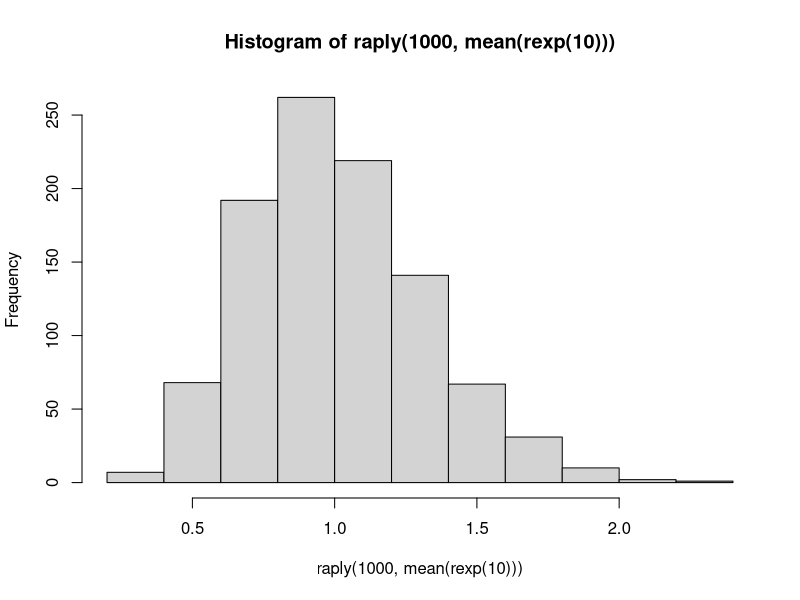
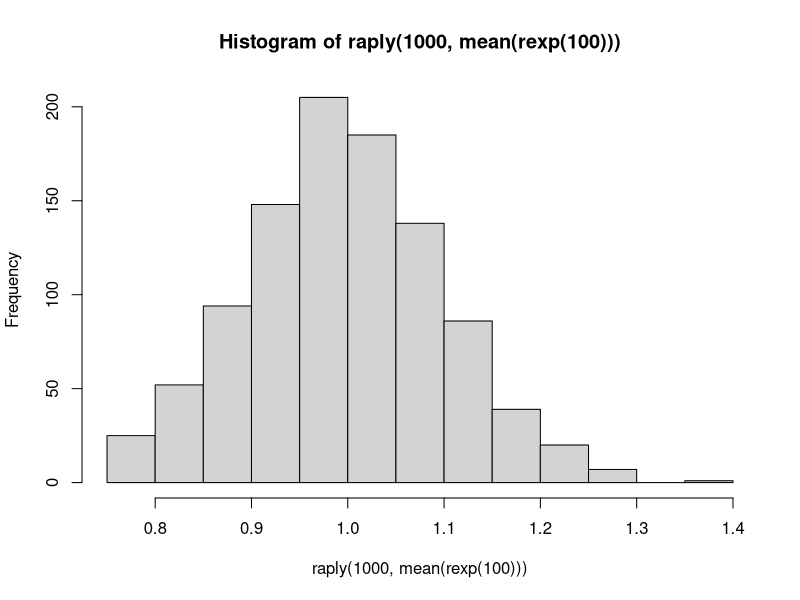
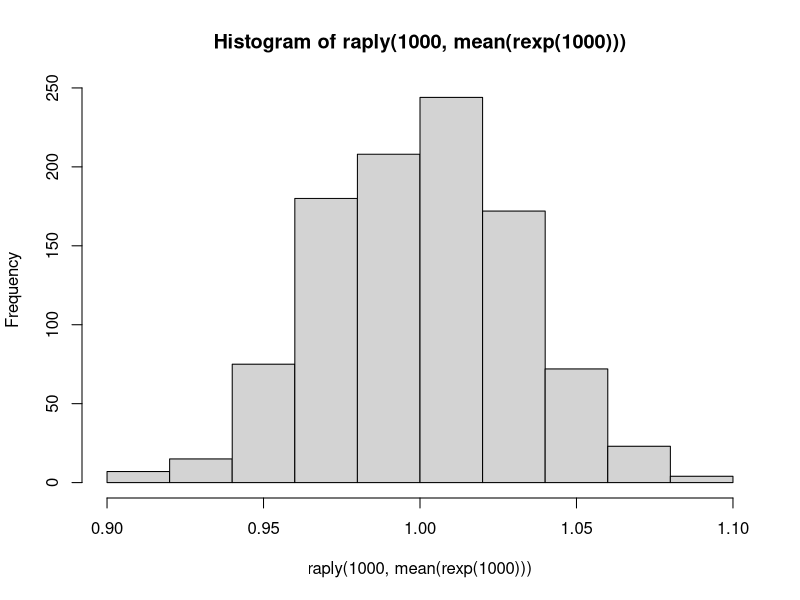

These figures' R source, in order:
library(plyr)


### Name: raply
### Title: Replicate expression and return results in a array.
### Aliases: raply
### Keywords: manip

### ** Examples

raply(100, mean(runif(100)))
raply(100, each(mean, var)(runif(100)))

raply(10, runif(4))
raply(10, matrix(runif(4), nrow=2))

# See the central limit theorem in action
hist(raply(1000, mean(rexp(10))))
hist(raply(1000, mean(rexp(100))))
hist(raply(1000, mean(rexp(1000))))
